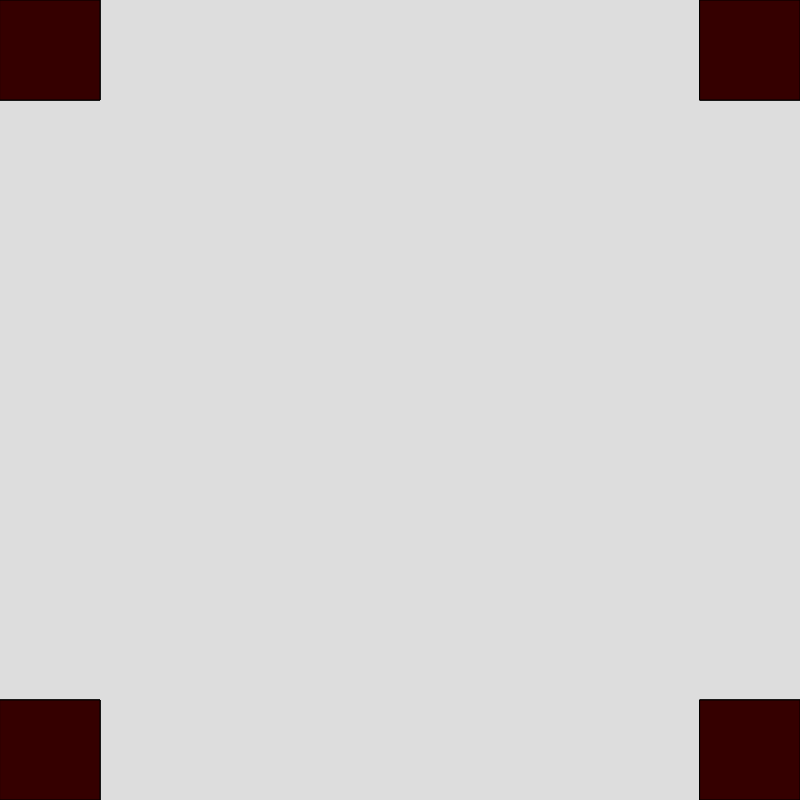
Frame 1 (no input)
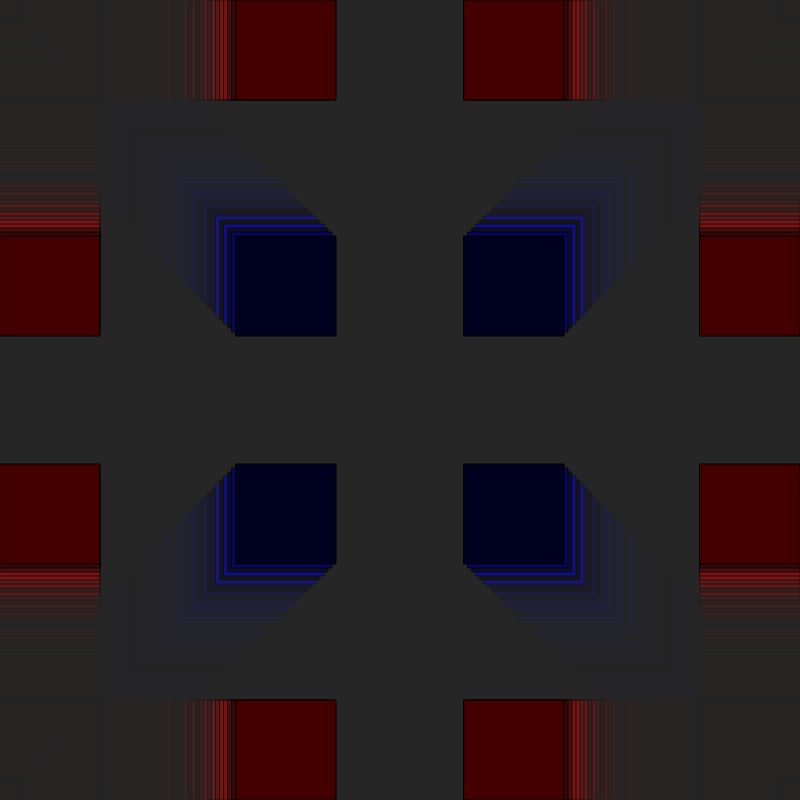
Frame 60 (no input)
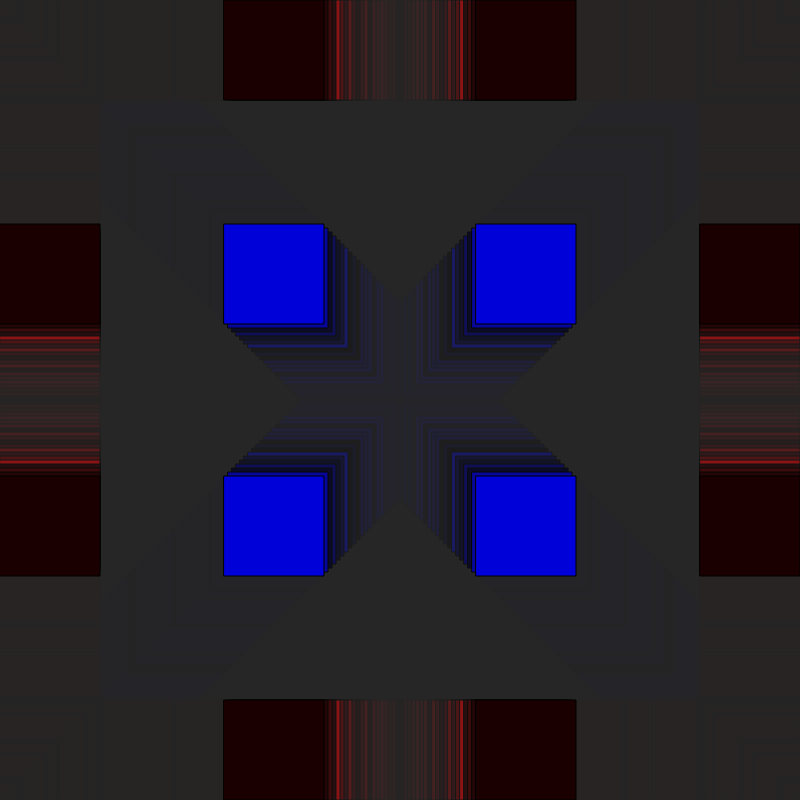
Frame 120 (the mouse pressed at the canvas centre since frame 60)

The p5.js sketch that drew these frames (run headless with seeded random() and noise() and a simulated clock; from frame 60 on, the mouse is pressed at the canvas centre):

// p5.js sketch
// ── sketch.js
var change = 0

function setup() {
  createCanvas(800, 800);
}

function draw() {
  background(40,40,);
  fill(0,0,random(255) )
  rect(0+change,0+change,100,100)
  rect(0+change,700-change,100,100)
  rect(700-change,700-change,100,100)
  rect(700-change,0+change,100,100)
  fill(random (255), random (0), random(0) )
  rect(0,0+change,100,100)
  rect(0,700-change,100,100)
  rect(0+change,700,100,100)
  rect(700-change,700,100,100)
  rect(0+change,0,100,100)
  rect(700-change,0,100,100) 
  rect(700,700-change,100,100)
  rect(700,0+change,100,100)
  fill(255, 255, 255)
  change=change+ 4
  if(change > 800){change = 0}
}
